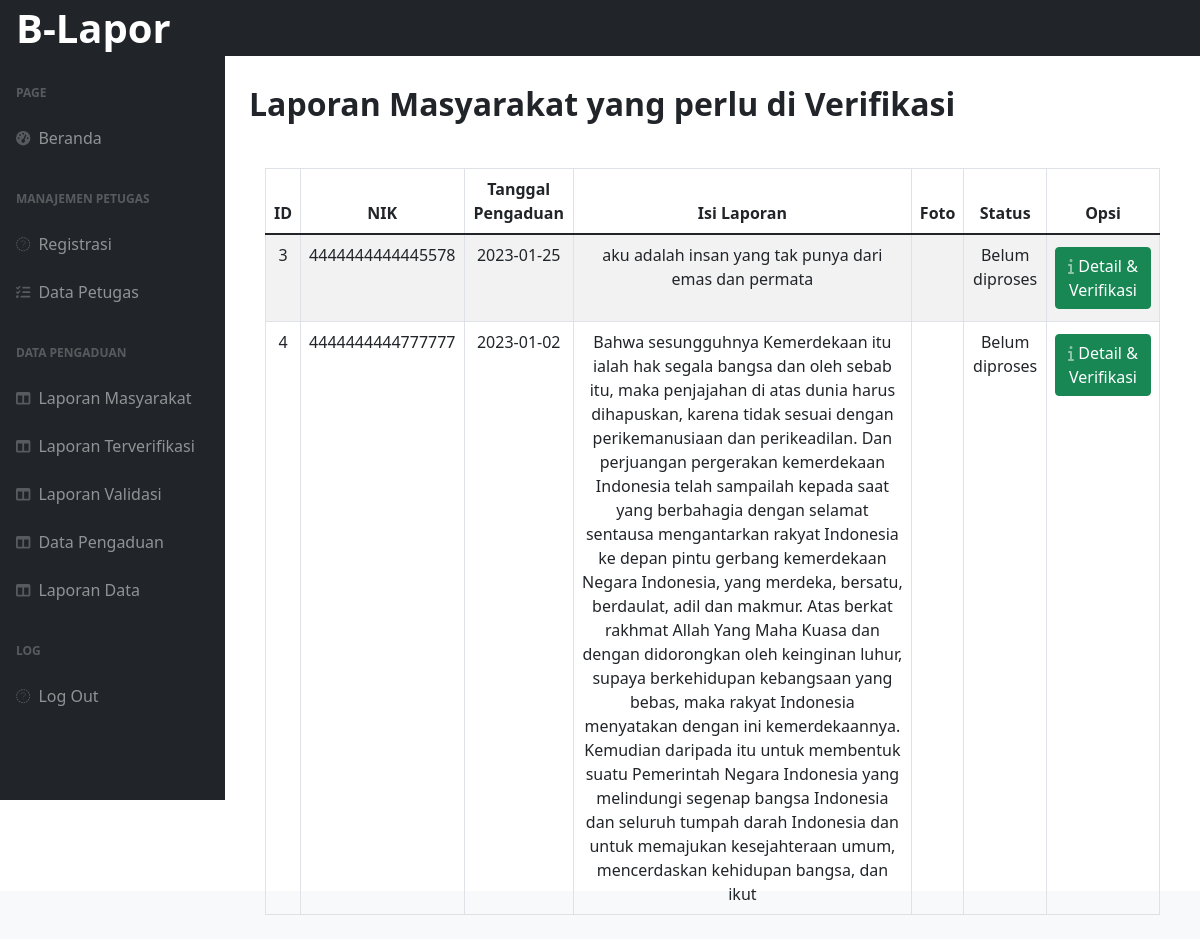
The page /admin/verifikasi.php (signed in) on the database its author committed.
### tables this page shows
CREATE TABLE `pengaduan` (
  `id_pengaduan` int NOT NULL,
  `tgl_pengaduan` date NOT NULL,
  `nik` char(16) NOT NULL,
  `isi_laporan` text NOT NULL,
  `foto` varchar(255) NOT NULL,
  `status` enum('0','proses','selesai') NOT NULL
);

### admin/verifikasi.php (the view, shortened to what this page needs)
<?php
    include "../template/header.php"
?>
            <div id="layoutSidenav_content">
                <main>
                    <div class="container-fluid px-4">
                        <div class="mt-4 mb-4 fs-2 fw-bolder">Laporan Masyarakat yang perlu di Verifikasi
                        </div>
              <div class="card-body">
                <table id="example1" class="table table-bordered table-striped" style="text-align:center">
                  <thead>
                  <tr>
                    <th>ID</th>
                    <th>NIK</th>
                    <th>Tanggal Pengaduan</th>
                    <th>Isi Laporan</th>
                    <th>Foto</th>
                    <th>Status</th>
                    <th>Opsi</th>
                  </tr>
                  </thead>
                  <tbody>
                  <?php
                    include "../proses/koneksi.php";
                    $tampil=mysqli_query($koneksi,"select * from pengaduan where status='0'");
                    $cek=mysqli_num_rows($tampil);
                    if ($cek>0) {
                    while($data=mysqli_fetch_array($tampil)) {
                  ?>
                    <tr>
                      <td><?php echo $data['id_pengaduan'] ?></td>
                      <td><?php echo $data['nik'] ?></td>
                      <td><?php echo $data['tgl_pengaduan'] ?></td>
                      <td><?php echo $data['isi_laporan'] ?></td>
                      <td><?php echo $data['foto'] ?></td>
                      <td><?php if($data['status'] == '0'){
                                echo "Belum diproses";
                                }?>
                      </td>
                      <td>
                        <a href="detail.php?id=<?php echo $data['id_pengaduan'];?>" class="my-1 btn btn-success btn-icon-split">
                          <span class="icon text-white-50">
                            <i class="fas fa-info"></i>
                          </span>
                          <span class="text">Detail & Verifikasi</span>
                        </a>
                      </td>
                    </tr>
                  <?php
                  }
                } else {
                 ?>
                  <tr>
                    <td colspan="7">Belum Ada Laporan Dari Masyarakat</td>
                  </tr>
                 <?php
                }
                  ?>
                  </tbody>
                </table>
              </div>
            </div>
                    </div>
            </div>
    </body>
</html>
<?php
  include "../template/footer.php"
?>

### rows shown on the page
pengaduan: id_pengaduan "3", nik "4444444444445578", tgl_pengaduan "2023-01-25", isi_laporan "aku adalah insan yang tak punya dari emas dan permata", status "Belum diproses"
pengaduan: id_pengaduan "4", nik "4444444444777777", tgl_pengaduan "2023-01-02", isi_laporan "Bahwa sesungguhnya Kemerdekaan itu ialah hak segala bangsa dan oleh sebab itu, maka penjajahan di atas dunia harus dihapuskan, karena tidak sesuai dengan perikemanusiaan dan perikeadilan. Dan perjuangan pergerakan kemerdekaan Indonesia telah sampailah kepada saat yang berbahagia dengan selamat sentausa mengantarkan rakyat Indonesia ke depan pintu gerbang kemerdekaan Negara Indonesia, yang merdeka, bersatu, berdaulat, adil dan makmur. Atas berkat rakhmat Allah Yang Maha Kuasa dan dengan didorongkan oleh keinginan luhur, supaya berkehidupan kebangsaan yang bebas, maka rakyat Indonesia menyatakan dengan ini kemerdekaannya. Kemudian daripada itu untuk membentuk suatu Pemerintah Negara Indonesia…", status "Belum diproses"
